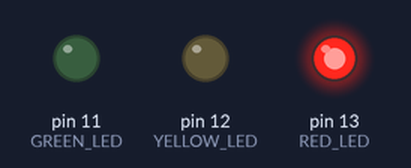
The sketch below on a simulated Arduino Uno, built with avr-gcc and run on an emulated ATmega328P. Shown: output pins drawn as LEDs (lit = HIGH).

Above: at 0.5 s.
At 1.5 s:
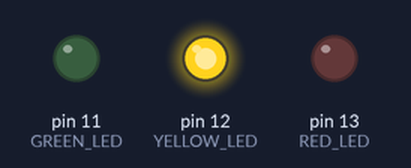
At 5.5 s:
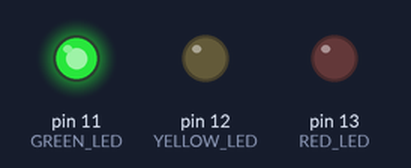
Timing chart, 0 to 6.9 s (numbered marks = the images above):
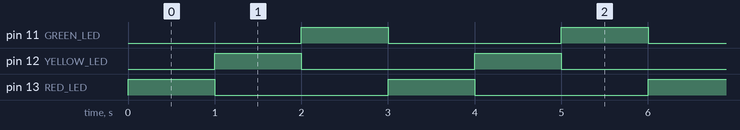

Measured:
- by itself, pin 11 (GREEN_LED), pin 12 (YELLOW_LED), pin 13 (RED_LED): alternates HIGH for 1.0 s and LOW for 2.0 s
- by itself, everything shown: repeats every 3.0 s, in 4 steps

The sketch:

blinkingMultipleLed.ino
```cpp
// Pin 13 has an LED connected on most Arduino boards.
// give it a name:
#define RED_LED 13
#define YELLOW_LED 12
#define GREEN_LED 11
//#define BLUE_LED 7
int red_on = LOW;
int yellow_on = LOW;
int green_on = LOW;
//int blue_on = LOW;

// the setup routine runs once when you press reset:
void setup() {
  // initialize the digital pin as an output.
  pinMode(RED_LED, OUTPUT);
  pinMode(YELLOW_LED, OUTPUT);
  pinMode(GREEN_LED, OUTPUT);
  //pinMode(BLUE_LED, OUTPUT);
  digitalWrite(RED_LED, red_on);
  digitalWrite(YELLOW_LED, yellow_on);
  digitalWrite(GREEN_LED, green_on);
  //digitalWrite(BLUE_LED, blue_on);
}

// the loop routine runs over and over again forever:
void loop() {
  digitalWrite(RED_LED, HIGH);   // turn the LED on (HIGH is the voltage level)
  delay(1000);
  digitalWrite(RED_LED, LOW);
  digitalWrite(YELLOW_LED, HIGH);   // turn the LED on (HIGH is the voltage level)
  delay(1000); // turn the LED on (HIGH is the voltage level)
  digitalWrite(YELLOW_LED, LOW);
  digitalWrite(GREEN_LED, HIGH);
  delay(1000);
  digitalWrite(GREEN_LED, LOW);
}
```
